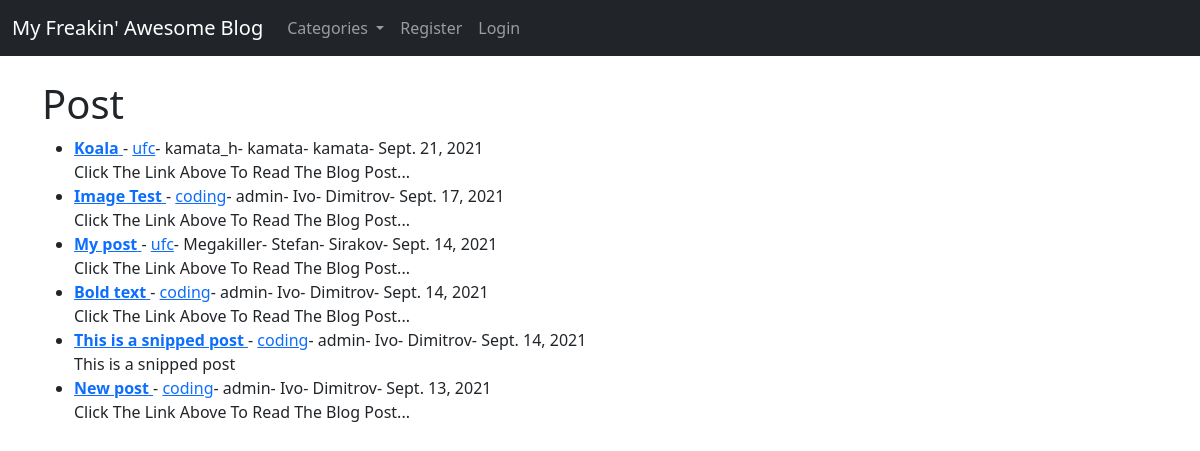
The page / on the database its author committed.
### theblog/models.py (models this page shows, shortened)
class Post(models.Model):
    title = models.CharField(max_length = 255)
    header_image = models.ImageField(null=True, blank=True, upload_to="images/")
    title_tag = models.CharField(max_length = 255)
    author = models.ForeignKey(User, on_delete=models.CASCADE)
    body = RichTextField(blank= True, null=True)
    post_date = models.DateField(auto_now_add=True)
    category = models.CharField(max_length = 255, default="coding")
    snippet = models.CharField(max_length = 255, default="Click The Link Above To Read The Blog Post...")
    likes = models.ManyToManyField(User, related_name='blog_posts')

### theblog/views.py (the view)
class HomeView(ListView):
    model = Post
    template_name = 'home.html'
    ordering = ['-post_date']
    def get_context_data(self, *args, **kwargs):
        cat_menu = Category.objects.all()
        context = super(HomeView, self).get_context_data(*args, **kwargs)
        context["cat_menu"] = cat_menu
        return context

### theblog/models.py (called while the page is built)
    def __str__(self):
        return self.name

### theblog/templates/home.html (shortened to what this page needs)
{% extends 'base.html' %}
{%block content%}
<h1>Post</h1>
<ul>
    {% for post in object_list %}
        <li> <a href="{% url 'article-details' post.pk %}">
        <b>{{ post.title }}</b> </a>-
        <a href="{% url 'category' post.category|slugify %}">{{ post.category }}</a>-
        {{ post.author}}-
        {{ post.author.first_name }}-
        {{ post.author.last_name }}-
        {{ post.post_date}}
        {{post.snippet}}</li>
    {% endfor %}
</ul>
{%endblock%}

### rows shown on the page
Post: title "Koala", category "ufc", author "kamata_h", author.first_name "kamata", author.last_name "kamata", post_date "Sept. 21, 2021", snippet "Click The Link Above To Read The Blog Post..."
Post: title "Image Test", category "coding", author "admin", author.first_name "Ivo", author.last_name "Dimitrov", post_date "Sept. 17, 2021", snippet "Click The Link Above To Read The Blog Post..."
Post: title "My post", category "ufc", author "Megakiller", author.first_name "Stefan", author.last_name "Sirakov", post_date "Sept. 14, 2021", snippet "Click The Link Above To Read The Blog Post..."
Post: title "Bold text", category "coding", author "admin", author.first_name "Ivo", author.last_name "Dimitrov", post_date "Sept. 14, 2021", snippet "Click The Link Above To Read The Blog Post..."
Post: title "This is a snipped post", category "coding", author "admin", author.first_name "Ivo", author.last_name "Dimitrov", post_date "Sept. 14, 2021", snippet "This is a snipped post"
Post: title "New post", category "coding", author "admin", author.first_name "Ivo", author.last_name "Dimitrov", post_date "Sept. 13, 2021", snippet "Click The Link Above To Read The Blog Post..."
